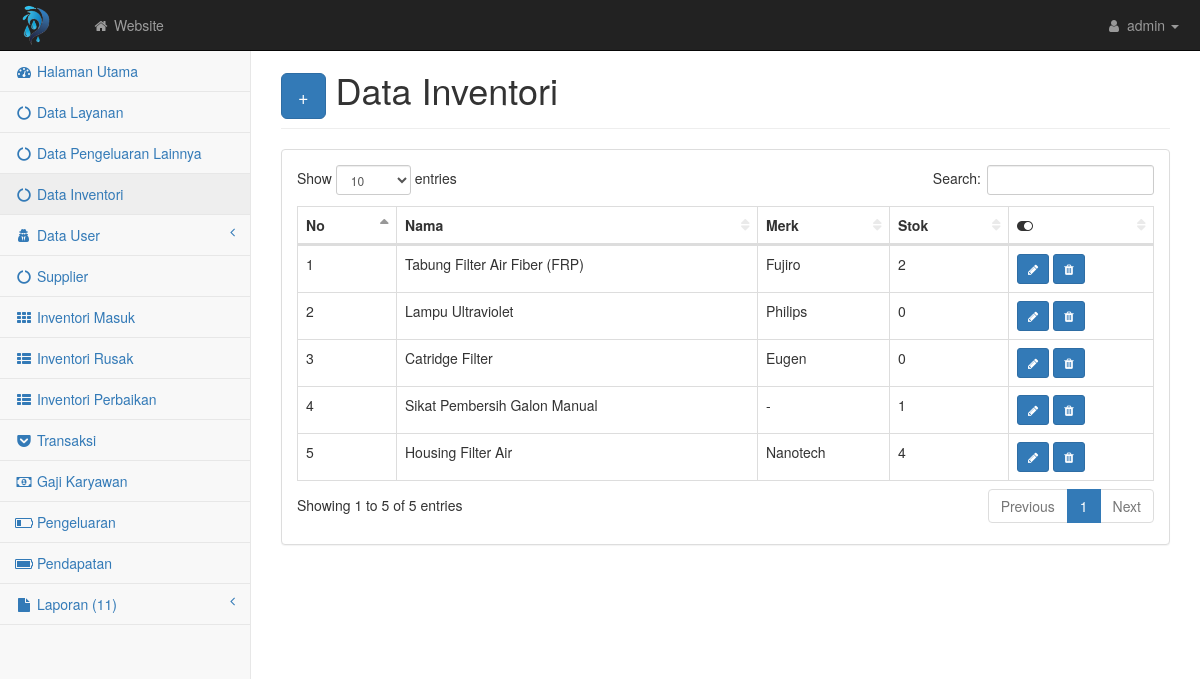
Before: /nolag76/inventori.php with the older database file.
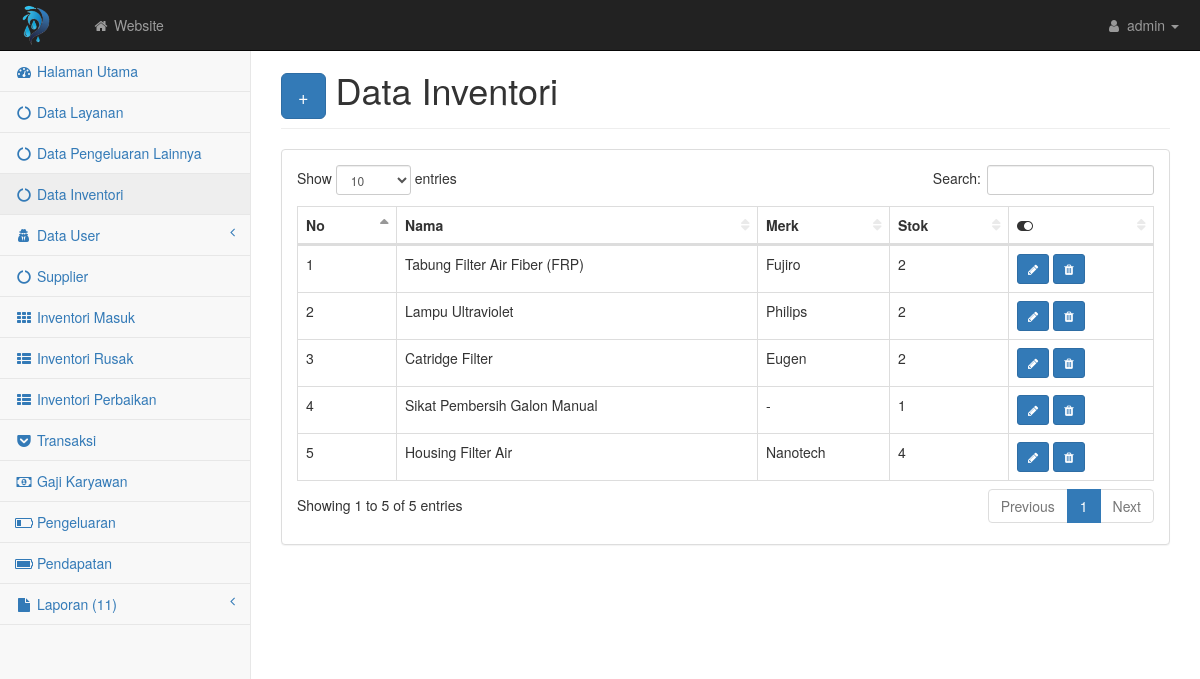
After: the same page with the newer database file.
### tables this page shows
CREATE TABLE `inventori` (
  `idinventori` int(2) NOT NULL,
  `namainven` varchar(50) NOT NULL,
  `merk` varchar(50) NOT NULL,
  `stok` int(3) NOT NULL
);

### nolag76/inventori.php (the view)
<?php require('atas.php') ?>
<div id="page-wrapper">
    <div class="container-fluid">
        <div class="row">
            <div class="col-lg-12">
                <h1 class="page-header"><button class="btn btn-primary btn-lg"><a href="inventori_input.php" style="color: white; text-decoration: none">+</a></button> Data Inventori</h1>
            </div>
        </div>
        <div class="row">
            <div class="col-lg-12">
                <div class="panel panel-default">
                    <div class="panel-body">
                        <div class="table-responsive">
                            <table class="table table-bordered table-hover" id="dataTables-example">
                                <thead class="success">
                                    <tr>
                                        <th>No</th>
                                        <th>Nama</th>
                                        <th>Merk</th>
                                        <th>Stok</th>
                                        <th><i class="fa fa-toggle-on"></i></th>
                                    </tr>
                                </thead>
                                <tbody>
                                    <?php $no=1; $query = mysqli_query($kon, "SELECT * FROM inventori ORDER BY idinventori DESC");
                                        while($data = mysqli_fetch_array($query)){ ?>
                                            <tr class="odd gradeX">
                                                    <td><?= $no++; ?></td>
                                                    <td><?= $data['namainven'] ?></td>
                                                    <td><?= $data['merk'] ?></td>
                                                    <td><?= $data['stok'] ?></td>
                                                    <td>
                                                        <a href="inventori_edit.php?idinventori=<?php echo $data['idinventori']; ?>" class="btn btn-primary btn-sm"><i class="fa fa-pencil"></i></a>
                                                        <button class="btn btn-primary btn-sm" type="button" onclick="return confirm('Yakin ingin Menghapus?');"><a href="delete.php?idinventori=<?php echo $data['idinventori'] ?>" style="color: white;"><i class="fa fa-trash"></i></a></button>
                                                    </td>
                                                </tr>
                                        <?php } ?>
                                </tbody>
                            </table>
                        </div>
                    </div>
                </div>
            </div>
        </div>
    </div>
</div>
    </div>
<?php require('bawah.php') ?>

Changed rows visible on the page:
changed inventori "Lampu Ultraviolet": stok "0" → "2"
changed inventori "Catridge Filter": stok "0" → "2"
